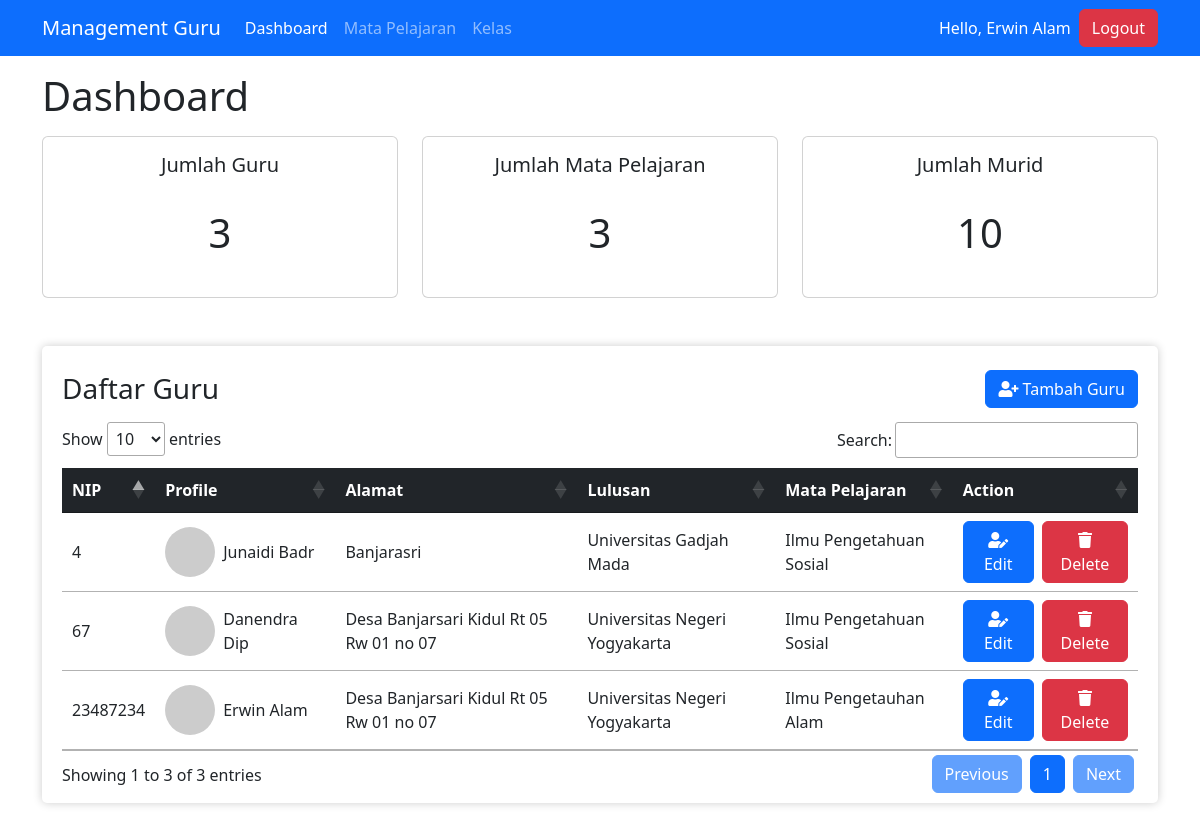
The app's page /dashboard (signed in) with its own data.
### tables this page shows
CREATE TABLE `users` (
  `nip` bigint NOT NULL,
  `nama_depan` varchar(255) NOT NULL,
  `nama_belakang` varchar(255) DEFAULT NULL,
  `alamat` text,
  `lulusan` varchar(255) DEFAULT NULL,
  `profile` text,
  `username` varchar(50) DEFAULT NULL,
  `password` varchar(255) DEFAULT NULL,
  `role` enum('admin','guru') NOT NULL DEFAULT 'guru',
  `mata_pelajaran` int DEFAULT NULL
);

CREATE TABLE `mata_pelajaran` (
  `id` int NOT NULL,
  `nama` varchar(255) NOT NULL DEFAULT '0'
);

### config.php (called while the page is built, shortened)
<?php
$_HOSTNAME = 'localhost';
$_USERNAME = 'root';
$_PASSWORD = '';
$_DATABASE = 'management_guru';

### controller.php (called while the page is built, shortened)
<?php
require 'config.php';
class Controller {
    private $hostname;
    private $username;
    private $password;
    private $database;
    private $connection;
    private $result;
    public function __construct($_HOSTNAME, $_USERNAME, $_PASSWORD, $_DATABASE) {
        $this->hostname = $_HOSTNAME;
        $this->username = $_USERNAME;
        $this->password = $_PASSWORD;
        $this->database = $_DATABASE;
    }
    public function connect() {
        $this->connection = mysqli_connect($this->hostname, $this->username, $this->password, $this->database);
    }
    public function query($query) {
        $this->result = mysqli_query($this->connection, $query);
    }
    public function fetch() {
        return mysqli_fetch_array($this->result);
    }
    public function fetchAll() {
        $rows = array();
        while ($row = $this->fetch()) {
            $rows[] = $row;
        }
        return $rows;
    }
    public function getRows() {
        $this->rows = mysqli_num_rows($this->result);
        return $this->rows;
    }
    public function getUser($username) {
        $this->query("SELECT * FROM users WHERE username = '$username'");
        $user = $this->fetch();
        return (object) [
            'nama' => $user['nama_depan'] . ' ' . $user['nama_belakang'],
            'username' => $user['username'],
            'role' => $user['role']
        ];
    }
}
$controller = new Controller($_HOSTNAME, $_USERNAME, $_PASSWORD, $_DATABASE);

### views/dashboard.php (the view, shortened to what this page needs)
<?php
$controller->query("SELECT * FROM mata_pelajaran");
$jumlah_mapel = $controller->getRows();
$controller->query("SELECT * FROM users JOIN mata_pelajaran ON users.mata_pelajaran = mata_pelajaran.id WHERE role = 'guru'");
$jumlah_guru = $controller->getRows();
$guru = $controller->fetchAll();
?>
<!DOCTYPE html>
<html lang="en">
<?php require './components/header.php'; ?>
<body>
    <?php require './components/navbar.php'; ?>
    <div class="container mx-auto">
        <h1 class="text-left my-3">Dashboard</h1>
        <div class="row">
            <div class="col-md-4">
                <div class="card py-3 px-2">
                    <div class="card-title">
                        <h5 class="text-center">Jumlah Guru</h5>
                    </div>
                    <div class="card-body">
                        <h1 class="text-center"><?= $jumlah_guru ?></h1>
                    </div>
                </div>
            </div>
            <div class="col-md-4">
                <div class="card py-3 px-2">
                    <div class="card-title">
                        <h5 class="text-center">Jumlah Mata Pelajaran</h5>
                    </div>
                    <div class="card-body">
                        <h1 class="text-center"><?= $jumlah_mapel ?></h1>
                    </div>
                </div>
            </div>
            <div class="col-md-4">
                <div class="card py-3 px-2">
                    <div class="card-title">
                        <h5 class="text-center">Jumlah Murid</h5>
                    </div>
                    <div class="card-body">
                        <h1 class="text-center">10</h1>
                    </div>
                </div>
            </div>
        </div>
        <div class="box my-5 table-responsive">
            <div class="d-flex justify-content-between align-items-center">
                <h3 class="text-left my-3">Daftar Guru</h3>
                <a href="/tambah-guru">
                    <button class="btn btn-primary">
                        <i class="fas fa-user-plus"></i>
                        Tambah Guru
                    </button>
                </a>
            </div>
            <table id="guru" class="table table-hover">
                <thead class="table-dark">
                    <tr>
                        <th scope="col">NIP</th>
                        <th scope="col">Profile</th>
                        <th scope="col">Alamat</th>
                        <th scope="col">Lulusan</th>
                        <th scope="col">Mata Pelajaran</th>
                        <th scope="col">Action</th>
                    </tr>
                </thead>
                <tbody>
                    <?php foreach ($guru as $g) : ?>
                    <tr class="">
                        <td scope="row"><?= $g['nip'] ?></td>
                        <td>
                            <div class="d-flex align-items-center">
                                <img src="https://via.placeholder.com/150" alt="" class="rounded-circle"
                                    style="width: 50px; height: 50px;">
                                <div class="mx-2">
                                    <?= $g['nama_depan'] . ' ' . $g['nama_belakang'] ?>
                                </div>
                            </div>
                        </td>
                        <td><?= $g['alamat'] ?></td>
                        <td><?= $g['lulusan'] ?></td>
                        <td><?= $g['nama'] ?></td>
                        <td>
                            <div class="d-flex align-items-center gap-2">
                                <form action="/edit-guru" method="POST">
                                    <button class="btn btn-primary" type="submit">
                                        <i class="fas fa-user-edit"></i>
                                        Edit
                                    </button>
                                </form>
                                <button class="btn btn-danger" onclick="deleteGuru(<?= $g['nip'] ?>)">
                                    <i class="fas fa-trash"></i>
                                    Delete
                                </button>
                            </div>
                        </td>
                    </tr>
                    <?php endforeach; ?>
                </tbody>
            </table>
        </div>
    </div>
</body>
</html>

### index.php (shortened to what this page needs)
<?php
include 'controller.php';
$request = $_SERVER['REQUEST_URI'];
switch($request){
    case '/dashboard':
        $controller->checkLogin();
        require __DIR__ . '/views/dashboard.php';
        break;
}

### components/header.php (shortened to what this page needs)
<head>
    <link href="https://cdn.jsdelivr.net/npm/bootstrap@5.3.0-alpha3/dist/css/bootstrap.min.css" rel="stylesheet"
>
    <link rel="stylesheet" href="//cdn.datatables.net/1.13.4/css/jquery.dataTables.min.css">
    <link rel="stylesheet" href="https://cdnjs.cloudflare.com/ajax/libs/font-awesome/5.15.4/css/all.min.css">
    <link rel="stylesheet" href="../assets/styles/style.css">
</head>

### components/navbar.php (shortened to what this page needs)
<nav class="navbar navbar-expand-lg bg-primary" data-bs-theme="dark">
    <div class="container mx-auto">
        <a class="navbar-brand" href="#">Management Guru</a>
        <div class="collapse navbar-collapse" id="navbarText">
            <ul class="navbar-nav me-auto mb-2 mb-lg-0">
                <li class="nav-item">
                    <a class="nav-link <?= $_SERVER['REQUEST_URI'] == '/dashboard' ? 'active' : '' ?>"
                        href="/dashboard">Dashboard</a>
                </li>
                <li class="nav-item">
                    <a class="nav-link <?= $_SERVER['REQUEST_URI'] == '/mata-pelajaran' ? 'active' : '' ?>"
                        href="/mata-pelajaran">Mata Pelajaran</a>
                </li>
                <li class="nav-item">
                    <a class="nav-link" href="#">Kelas</a>
                </li>
            </ul>
            <div class="text-white mx-2">
                Hello, <?= $controller->getUser($_SESSION['username'])->nama ?>
            </div>
            <button class="btn btn-danger" onclick="logout()">
                Logout
            </button>
        </div>
    </div>
</nav>

### assets/styles/style.css (style rules this page uses)
.box { padding: 10px 20px; box-shadow: 0 0 10px 0 rgba(0, 0, 0, 0.2); border-radius: 5px; }
td { vertical-align: middle !important; }

### records on screen
users: nama_depan+nama_belakang+username "Erwin Alam"
users: nip "4", nama_depan "Junaidi", nama_belakang "Badr", alamat "Banjarasri", lulusan "Universitas Gadjah Mada", mata_pelajaran.nama "Ilmu Pengetahuan Sosial"
users: nip "67", nama_depan "Danendra", nama_belakang "Dip", alamat "Desa Banjarsari Kidul Rt 05 Rw 01 no 07", lulusan "Universitas Negeri Yogyakarta", mata_pelajaran.nama "Ilmu Pengetahuan Sosial"
users: nip "23487234", nama_depan "Erwin", nama_belakang "Alam", alamat "Desa Banjarsari Kidul Rt 05 Rw 01 no 07", lulusan "Universitas Negeri Yogyakarta", mata_pelajaran.nama "Ilmu Pengetauhan Alam"

### other values on screen
$jumlah_guru "3"
$jumlah_mapel "3"
